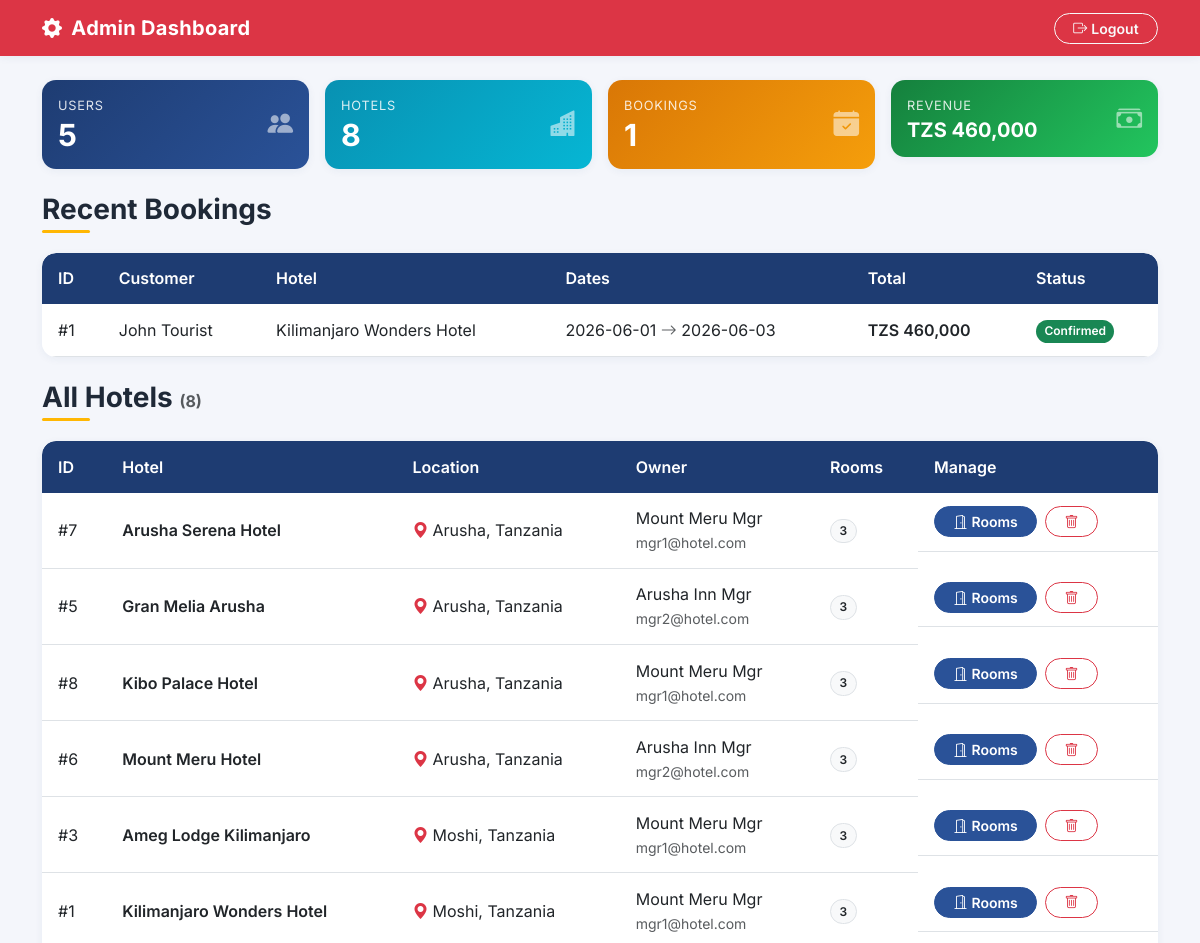
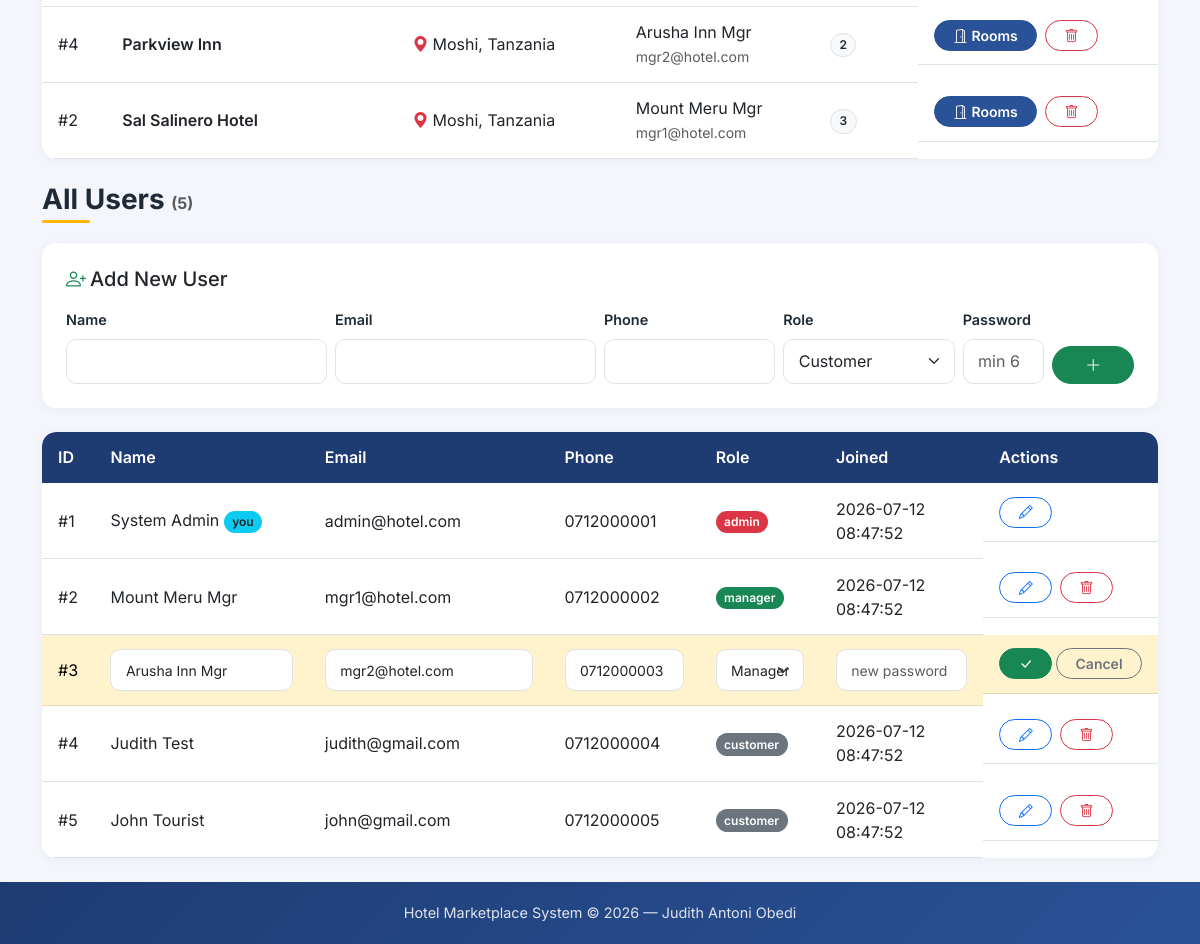
The page /admin_dashboard.php?edit_user=3 (signed in) on the database its author committed (2 pictures, top to bottom).
### tables this page shows
CREATE TABLE bookings (
    id INT AUTO_INCREMENT PRIMARY KEY,
    user_id INT NOT NULL,                    
    room_id INT NOT NULL,                    
    check_in DATE NOT NULL,
    check_out DATE NOT NULL,
    total_price DECIMAL(10,2) NOT NULL,
    status ENUM('pending', 'confirmed', 'cancelled', 'completed') NOT NULL DEFAULT 'confirmed',
    created_at TIMESTAMP DEFAULT CURRENT_TIMESTAMP,
    FOREIGN KEY (user_id) REFERENCES users(id) ON DELETE CASCADE,
    FOREIGN KEY (room_id) REFERENCES rooms(id) ON DELETE CASCADE,
     
    CHECK (check_out > check_in)
);

CREATE TABLE users (
    id INT AUTO_INCREMENT PRIMARY KEY,
    name VARCHAR(100) NOT NULL,
    email VARCHAR(150) NOT NULL UNIQUE,
    password VARCHAR(255) NOT NULL,         
    phone VARCHAR(20),
    role ENUM('customer', 'manager', 'admin') NOT NULL DEFAULT 'customer',
    created_at TIMESTAMP DEFAULT CURRENT_TIMESTAMP
);

CREATE TABLE hotels (
    id INT AUTO_INCREMENT PRIMARY KEY,
    manager_id INT NOT NULL,
    name VARCHAR(150) NOT NULL,
    location VARCHAR(150) NOT NULL,          
    description TEXT,
    image VARCHAR(255),                      
    website VARCHAR(255),                    
    phone VARCHAR(40),                       
    rating DECIMAL(2,1),                     
    created_at TIMESTAMP DEFAULT CURRENT_TIMESTAMP,
    FOREIGN KEY (manager_id) REFERENCES users(id) ON DELETE CASCADE
);

### config.php (called while the page is built, shortened)
<?php
function safe($text) {
    return htmlspecialchars($text, ENT_QUOTES, 'UTF-8');
}
?>

### admin_dashboard.php (the view, shortened to what this page needs)
<?php
require_once 'config.php';
$valid_roles = ['customer', 'manager', 'admin'];
$edit_user = (int)($_GET['edit_user'] ?? 0);
$stats = [
    'users'    => $pdo->query("SELECT COUNT(*) FROM users")->fetchColumn(),
    'hotels'   => $pdo->query("SELECT COUNT(*) FROM hotels")->fetchColumn(),
    'rooms'    => $pdo->query("SELECT COUNT(*) FROM rooms")->fetchColumn(),
    'bookings' => $pdo->query("SELECT COUNT(*) FROM bookings")->fetchColumn(),
    'revenue'  => $pdo->query("SELECT COALESCE(SUM(total_price),0) FROM bookings WHERE status='confirmed'")->fetchColumn(),
];
$recent = $pdo->query("
    SELECT b.*, u.name AS customer, h.name AS hotel
    FROM bookings b
    JOIN users u  ON b.user_id = u.id
    JOIN rooms r  ON b.room_id = r.id
    JOIN hotels h ON r.hotel_id = h.id
    ORDER BY b.created_at DESC LIMIT 10
")->fetchAll();
$users = $pdo->query("SELECT id, name, email, phone, role, created_at FROM users ORDER BY created_at DESC")->fetchAll();
$hotels = $pdo->query("
    SELECT h.*, u.name AS owner_name, u.email AS owner_email,
           (SELECT COUNT(*) FROM rooms r WHERE r.hotel_id = h.id AND r.is_active = 1) AS room_count
    FROM hotels h JOIN users u ON h.manager_id = u.id
    ORDER BY h.location, h.name
")->fetchAll();
?>
<!DOCTYPE html>
<html lang="en">
<head>
    <link href="https://cdn.jsdelivr.net/npm/bootstrap@5.3.0/dist/css/bootstrap.min.css" rel="stylesheet">
    <link href="https://cdn.jsdelivr.net/npm/bootstrap-icons@1.11.3/font/bootstrap-icons.min.css" rel="stylesheet">
    <link href="assets/css/app.css" rel="stylesheet">
</head>
<body>
<nav class="navbar navbar-dark bg-danger">
    <div class="container">
        <a class="navbar-brand"><i class="bi bi-gear-fill me-1"></i> Admin Dashboard</a>
        <a href="logout.php" class="btn btn-outline-light btn-sm"><i class="bi bi-box-arrow-right me-1"></i>Logout</a>
    </div>
</nav>
<main class="container my-4">
    <div class="row g-3 mb-4">
        <div class="col-6 col-lg-3">
            <div class="card stat-card" style="background:linear-gradient(135deg,#1e3c72,#2a5298);">
                <div class="card-body d-flex justify-content-between align-items-center">
                    <div><div class="stat-label">Users</div><p class="stat-value"><?= $stats['users'] ?></p></div>
                    <i class="bi bi-people-fill"></i>
                </div>
            </div>
        </div>
        <div class="col-6 col-lg-3">
            <div class="card stat-card" style="background:linear-gradient(135deg,#0891b2,#06b6d4);">
                <div class="card-body d-flex justify-content-between align-items-center">
                    <div><div class="stat-label">Hotels</div><p class="stat-value"><?= $stats['hotels'] ?></p></div>
                    <i class="bi bi-buildings-fill"></i>
                </div>
            </div>
        </div>
        <div class="col-6 col-lg-3">
            <div class="card stat-card" style="background:linear-gradient(135deg,#d97706,#f59e0b);">
                <div class="card-body d-flex justify-content-between align-items-center">
                    <div><div class="stat-label">Bookings</div><p class="stat-value"><?= $stats['bookings'] ?></p></div>
                    <i class="bi bi-calendar-check-fill"></i>
                </div>
            </div>
        </div>
        <div class="col-6 col-lg-3">
            <div class="card stat-card" style="background:linear-gradient(135deg,#15803d,#22c55e);">
                <div class="card-body d-flex justify-content-between align-items-center">
                    <div><div class="stat-label">Revenue</div><p class="stat-value fs-5">TZS <?= number_format($stats['revenue']) ?></p></div>
                    <i class="bi bi-cash-stack"></i>
                </div>
            </div>
        </div>
    </div>
    <h3 class="section-title">Recent Bookings</h3>
    <div class="table-wrap mb-4">
    <table class="table align-middle mb-0">
        <thead><tr>
            <th>ID</th><th>Customer</th><th>Hotel</th>
            <th>Dates</th><th>Total</th><th>Status</th>
        </tr></thead>
        <tbody>
        <?php foreach ($recent as $b): ?>
            <tr>
                <td>#<?= (int)$b['id'] ?></td>
                <td><?= safe($b['customer']) ?></td>
                <td><?= safe($b['hotel']) ?></td>
                <td><?= safe($b['check_in']) ?> <i class="bi bi-arrow-right text-muted"></i> <?= safe($b['check_out']) ?></td>
                <td class="fw-semibold">TZS <?= number_format($b['total_price']) ?></td>
                <td><span class="badge bg-<?= $b['status']==='confirmed'?'success':($b['status']==='cancelled'?'danger':'warning') ?>"><?= safe(ucfirst($b['status'])) ?></span></td>
            </tr>
        <?php endforeach; ?>
        </tbody>
    </table>
    </div>
    <h3 class="section-title">All Hotels <span class="text-muted fs-6">(<?= count($hotels) ?>)</span></h3>
    <div class="table-wrap mb-4">
    <table class="table align-middle mb-0">
        <thead><tr>
            <th>ID</th><th>Hotel</th><th>Location</th><th>Owner</th><th>Rooms</th><th>Manage</th>
        </tr></thead>
        <tbody>
        <?php foreach ($hotels as $h): ?>
            <tr>
                <td>#<?= (int)$h['id'] ?></td>
                <td class="fw-semibold"><?= safe($h['name']) ?></td>
                <td><i class="bi bi-geo-alt-fill text-danger me-1"></i><?= safe($h['location']) ?></td>
                <td><?= safe($h['owner_name']) ?><br><small class="text-muted"><?= safe($h['owner_email']) ?></small></td>
                <td><span class="badge bg-light text-dark border"><?= (int)$h['room_count'] ?></span></td>
                <td class="d-flex gap-2">
                    <a href="manage_rooms.php?hotel_id=<?= (int)$h['id'] ?>" class="btn btn-sm btn-primary"><i class="bi bi-door-open me-1"></i>Rooms</a>
                    <form method="POST" onsubmit="return confirm('Delete &quot;<?= safe(addslashes($h['name'])) ?>&quot;? This also removes its rooms and bookings.');">
                        <button class="btn btn-sm btn-outline-danger"><i class="bi bi-trash"></i></button>
                    </form>
                </td>
            </tr>
        <?php endforeach; ?>
        </tbody>
    </table>
    </div>
    <h3 class="section-title">All Users <span class="text-muted fs-6">(<?= count($users) ?>)</span></h3>
    <div class="card mb-4">
        <div class="card-body p-4">
            <h5 class="mb-3"><i class="bi bi-person-plus me-1 text-success"></i>Add New User</h5>
            <form method="POST" class="row g-2 align-items-end">
                <div class="col-md-3"><label class="form-label small">Name</label><input class="form-control" name="name" required></div>
                <div class="col-md-3"><label class="form-label small">Email</label><input class="form-control" name="email" type="email" required></div>
                <div class="col-md-2"><label class="form-label small">Phone</label><input class="form-control" name="phone"></div>
                <div class="col-md-2"><label class="form-label small">Role</label>
                    <select class="form-select" name="role">
                        <option value="customer">Customer</option>
                    </select>
                </div>
                <div class="col-md-1"><label class="form-label small">Password</label><input class="form-control" name="password" type="text" placeholder="min 6" required></div>
                <div class="col-md-1"><button name="add_user" class="btn btn-success w-100"><i class="bi bi-plus-lg"></i></button></div>
            </form>
        </div>
    </div>
    <div class="table-wrap">
    <table class="table align-middle mb-0">
        <thead><tr>
            <th>ID</th><th>Name</th><th>Email</th><th>Phone</th><th>Role</th><th>Joined</th><th>Actions</th>
        </tr></thead>
        <tbody>
        <?php foreach ($users as $u): ?>
            <?php if ($edit_user === (int)$u['id']): ?>
                <tr class="table-warning">
                    <form method="POST">
                        <td>#<?= (int)$u['id'] ?></td>
                        <td><input class="form-control form-control-sm" name="name" value="<?= safe($u['name']) ?>" required></td>
                        <td><input class="form-control form-control-sm" name="email" type="email" value="<?= safe($u['email']) ?>" required></td>
                        <td><input class="form-control form-control-sm" name="phone" value="<?= safe($u['phone']) ?>" style="max-width:130px;"></td>
                        <td>
                            <select class="form-select form-select-sm" name="role" style="max-width:120px;">
                                <?php foreach ($valid_roles as $role): ?>
                                    <option value="<?= $role ?>" <?= $u['role']===$role?'selected':'' ?>><?= ucfirst($role) ?></option>
                                <?php endforeach; ?>
                            </select>
                        </td>
                        <td><input class="form-control form-control-sm" name="password" type="text" placeholder="new password (optional)" style="max-width:160px;"></td>
                        <td class="d-flex gap-1">
                            <button class="btn btn-sm btn-success"><i class="bi bi-check-lg"></i></button>
                            <a href="admin_dashboard.php" class="btn btn-sm btn-outline-secondary">Cancel</a>
                        </td>
                    </form>
                </tr>
            <?php else: ?>
                <tr>
                    <td>#<?= (int)$u['id'] ?></td>
                    <td><?= safe($u['name']) ?><?php if ((int)$u['id'] === (int)$_SESSION['user_id']): ?> <span class="badge bg-info text-dark">you</span><?php endif; ?></td>
                    <td><?= safe($u['email']) ?></td>
                    <td><?= safe($u['phone']) ?></td>
                    <td><span class="badge bg-<?= $u['role']==='admin'?'danger':($u['role']==='manager'?'success':'secondary') ?>"><?= safe($u['role']) ?></span></td>
                    <td><?= safe($u['created_at']) ?></td>
                    <td class="d-flex gap-2">
                        <a href="admin_dashboard.php?edit_user=<?= (int)$u['id'] ?>#users" class="btn btn-sm btn-outline-primary"><i class="bi bi-pencil"></i></a>
                        <?php if ((int)$u['id'] !== (int)$_SESSION['user_id']): ?>
                            <form method="POST" onsubmit="return confirm('Delete user &quot;<?= safe(addslashes($u['name'])) ?>&quot;?<?= $u['role']==='manager' ? ' This also removes their hotels, rooms and bookings.' : '' ?>');">
                                <button class="btn btn-sm btn-outline-danger"><i class="bi bi-trash"></i></button>
                            </form>
                        <?php endif; ?>
                    </td>
                </tr>
            <?php endif; ?>
        <?php endforeach; ?>
        </tbody>
    </table>
    </div>
</main>
<footer class="site-footer">
    Hotel Marketplace System &copy; <?= date('Y') ?> — Judith Antoni Obedi
</footer>
</body>
</html>

### assets/css/app.css (style rules this page uses)
:root { --brand-1: #1e3c72; --brand-2: #2a5298; --brand-accent: #ffb703; --brand-accent-dark: #f59e0b; --ink: #1f2937; --muted: #6b7280; --surface: #f4f6fb; --radius: 14px; --shadow-sm: 0 2px 8px rgba(30, 60, 114, .06); --shadow-md: 0 10px 30px rgba(30, 60, 114, .12); }
body { font-family: 'Inter', system-ui, -apple-system, "Segoe UI", Roboto, sans-serif; color: var(--ink); background-color: var(--surface); min-height: 100vh; display: flex; flex-direction: column; }
main, .page-body { flex: 1 0 auto; }
.navbar { box-shadow: var(--shadow-sm); }
.navbar-brand { font-weight: 700; letter-spacing: .3px; }
.btn { border-radius: 999px; font-weight: 600; padding-inline: 1.15rem; transition: transform .12s ease, box-shadow .12s ease; }
.btn-primary { --bs-btn-bg: var(--brand-2); --bs-btn-border-color: var(--brand-2); --bs-btn-hover-bg: var(--brand-1); --bs-btn-hover-border-color: var(--brand-1); }
.card { border: none; border-radius: var(--radius); box-shadow: var(--shadow-sm); overflow: hidden; }
.stat-card { border-radius: var(--radius); border: none; color: #fff; }
.stat-card .stat-label { font-size: .8rem; text-transform: uppercase; letter-spacing: .06em; opacity: .85; margin-bottom: .25rem; }
.stat-card .stat-value { font-size: 1.9rem; font-weight: 700; line-height: 1.1; margin: 0; }
.stat-card i { font-size: 1.6rem; opacity: .55; }
.form-control, .form-select { border-radius: 10px; padding: .6rem .9rem; }
.form-label, label { font-weight: 600; font-size: .9rem; color: var(--ink); }
.table { border-radius: var(--radius); overflow: hidden; margin-bottom: 0; }
.table > :not(caption) > * > * { padding: .85rem 1rem; }
.table thead th { background: var(--brand-1); color: #fff; font-weight: 600; border: none; }
.table-wrap { background: #fff; border-radius: var(--radius); box-shadow: var(--shadow-sm); overflow: hidden; }
.badge { font-weight: 600; padding: .45em .7em; border-radius: 999px; }
.section-title { font-weight: 700; margin-bottom: 1.25rem; position: relative; padding-bottom: .4rem; }
.section-title::after { content: ""; position: absolute; left: 0; bottom: 0; width: 48px; height: 3px; border-radius: 3px; background: var(--brand-accent); }
.site-footer { flex-shrink: 0; background: linear-gradient(135deg, var(--brand-1), var(--brand-2)); color: rgba(255, 255, 255, .85); text-align: center; padding: 1.25rem 0; font-size: .9rem; }

### rows shown on the page
bookings: user "5", id "1", total_price "460,000", user.name "John Tourist", hotels.name "Kilimanjaro Wonders Hotel", check_in "2026-06-01", check_out "2026-06-03", status "Confirmed"
hotels: id "7", name "Arusha Serena Hotel", location "Arusha, Tanzania", manager.name "Mount Meru Mgr", manager.email "mgr1@hotel.com", room_count "3"
hotels: id "5", name "Gran Melia Arusha", location "Arusha, Tanzania", manager.name "Arusha Inn Mgr", manager.email "mgr2@hotel.com", room_count "3"
hotels: id "8", name "Kibo Palace Hotel", location "Arusha, Tanzania", manager.name "Mount Meru Mgr", manager.email "mgr1@hotel.com", room_count "3"
hotels: id "6", name "Mount Meru Hotel", location "Arusha, Tanzania", manager.name "Arusha Inn Mgr", manager.email "mgr2@hotel.com", room_count "3"
hotels: id "3", name "Ameg Lodge Kilimanjaro", location "Moshi, Tanzania", manager.name "Mount Meru Mgr", manager.email "mgr1@hotel.com", room_count "3"
hotels: id "1", name "Kilimanjaro Wonders Hotel", location "Moshi, Tanzania", manager.name "Mount Meru Mgr", manager.email "mgr1@hotel.com", room_count "3"
hotels: id "4", name "Parkview Inn", location "Moshi, Tanzania", manager.name "Arusha Inn Mgr", manager.email "mgr2@hotel.com", room_count "2"
hotels: id "2", name "Sal Salinero Hotel", location "Moshi, Tanzania", manager.name "Mount Meru Mgr", manager.email "mgr1@hotel.com", room_count "3"
users: id "1", name "System Admin", shows "you", email "admin@hotel.com", phone "0712000001", role "admin", created_at "2026-07-12 08:47:52"
users: id "2", name "Mount Meru Mgr", email "mgr1@hotel.com", phone "0712000002", role "manager", created_at "2026-07-12 08:47:52"
users: id "3", name "Arusha Inn Mgr", email "mgr2@hotel.com", phone "0712000003", role "Manager"
users: id "4", name "Judith Test", email "judith@gmail.com", phone "0712000004", role "customer", created_at "2026-07-12 08:47:52"
users: id "5", name "John Tourist", email "john@gmail.com", phone "0712000005", role "customer", created_at "2026-07-12 08:47:52"

### other values the page prints
$stats['hotels'] "8"
count($hotels) "8"
count($users) "5"
